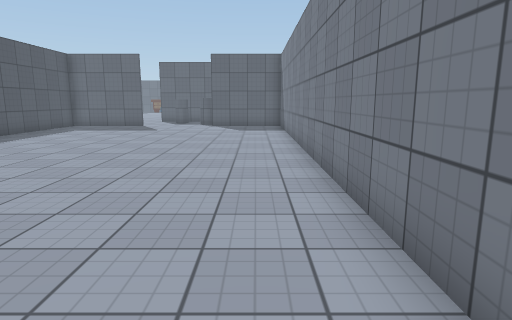
[1] (above)

17 first-person views from a walk through a 3-D level made in the Unity game engine. The camera is 1.4 m above the floor, tilts 10° down and sees 75° across. The floor is counted in squares, 1 m on a side. Each view is taken from the middle of a square. On the plan, view 1 faces up. The plan holds only what a view shows up to about 15 squares ahead; the rest is blank. The place goes on beyond the plan. The player is left out. Some animated figures are not drawn. Door leaves are left out, so doorways stand open. Some surface patterns are stand-ins.

[2]
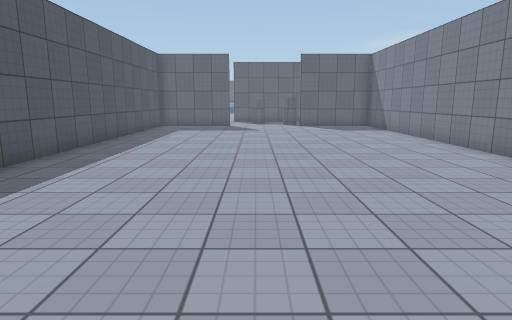

[3]
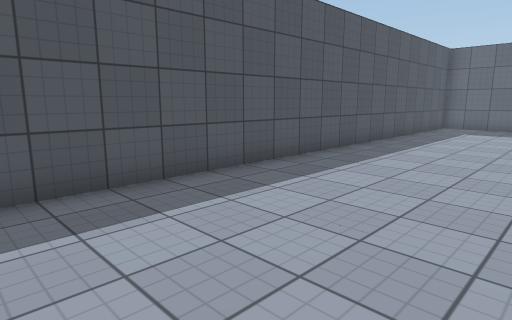

[4]
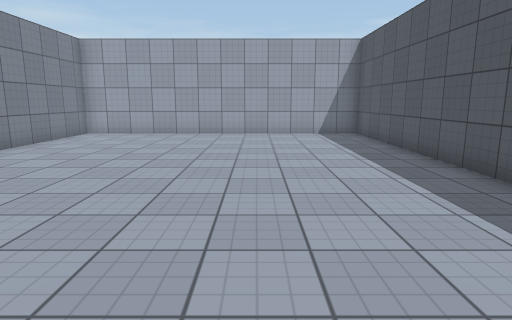

[5]
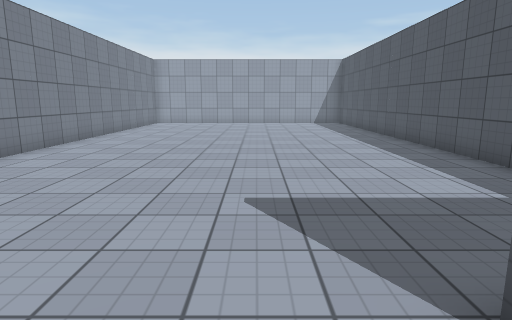

[6]
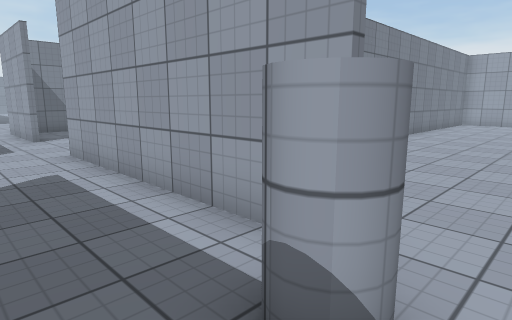

[7]
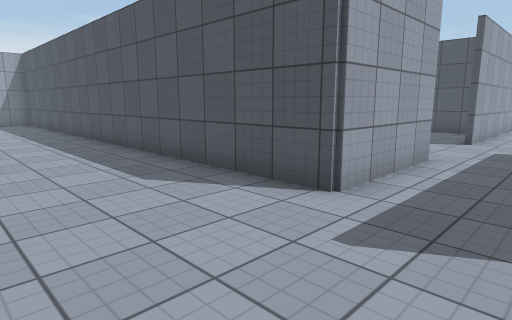

[8]
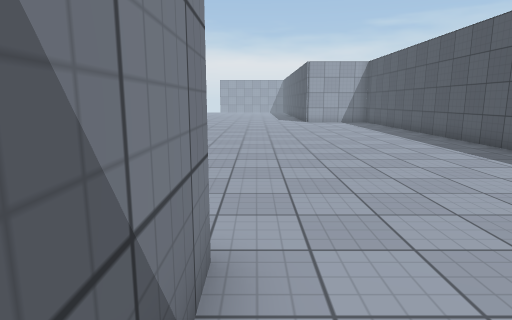

[9]
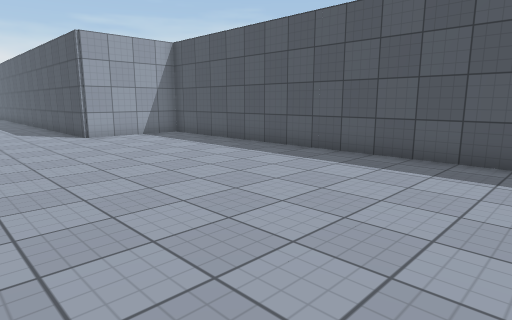

[10]
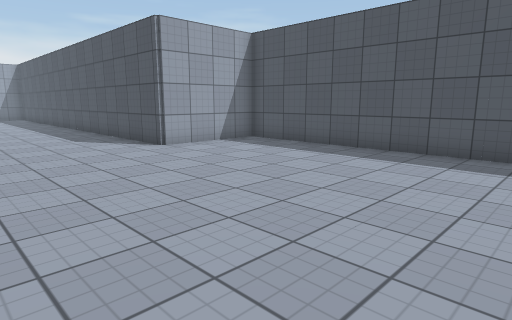

[11]
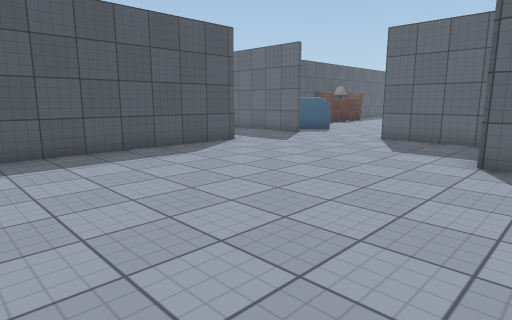

[12]
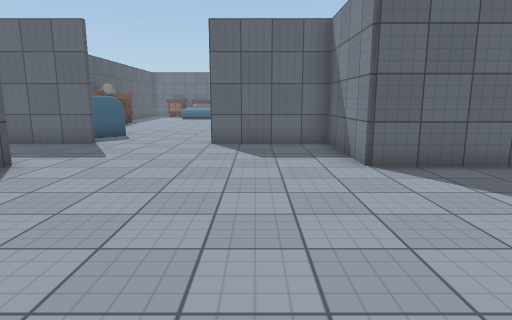

[13]
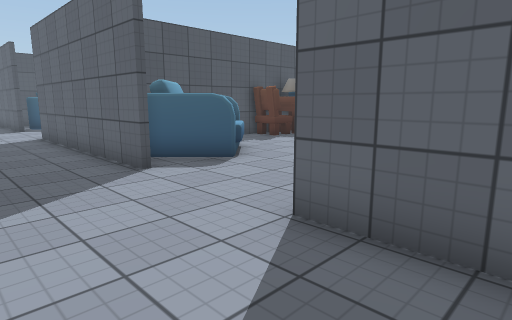

[14]
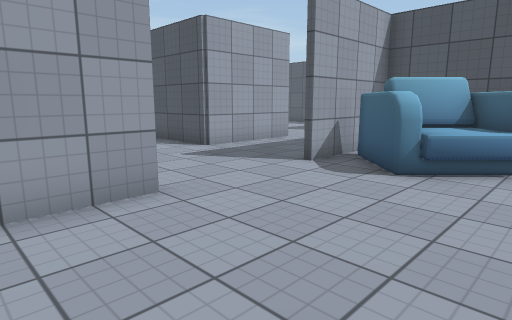

[15]
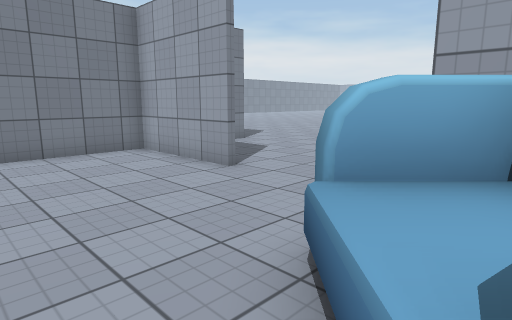

[16]
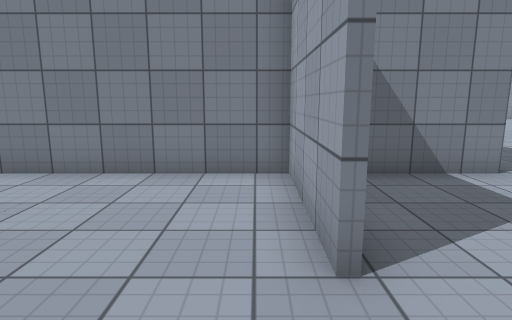

[17]
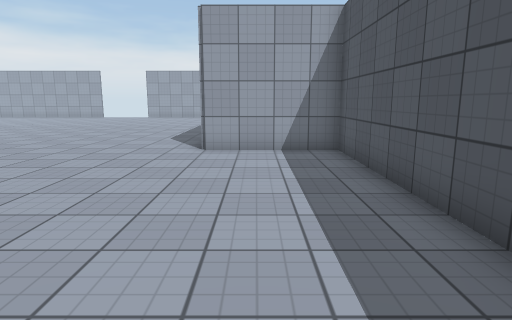

### Floor plan
Points are (right, up) in squares from view 1. A wall is a line through its corners. A room is listed if a view was taken in it or the views show most of it. See-through windows are left out.
Room 1 (views 1, 2, 3, 4)
walls: (-10.4, 16.2) (-10.4, -0.6) (1.4, -0.6) (1.4, 15.4)
ways out: open door at (-4.5, 19) to room 2
Room 2 (views 5, 6, 7, 8, 9, 10, 11, 12, 13, 17)
walls: (9.4, 19.4) (13.6, 19.4) (13.6, -0.6) (17.6, -0.6) (17.6, -7.2); (23.5, 19.2) (21.4, 19.2) (21.4, 23); (13.6, 23.2) (5.5, 23.2); (21.5, 23.2) (17.5, 23.2); (-1.5, 19.4) (5.5, 19.4)
ways out: open door at (-4.5, 19) to room 1; open door at (15.5, 23) to room 3; open door at (3.5, 23); open door at (7.5, 19)
Room 3 (views 14, 15, 16)
walls: (17.4, 23.4) (21.5, 23.4); (21.4, 23) (21.4, 28.5); (9.8, 23.4) (13.5, 23.4)
ways out: open door at (15.5, 23) to room 2
objects: other object (10, 24) to (13, 27)

Positions as (right, up) in squares from view 1, and headings:
1: (0, 0), facing up
2: (-5, 0), facing up
3: (-5, 0), facing up-left
4: (-6, 14), facing down
5: (-5, 21), facing down
6: (-4, 22), facing down-right
7: (18, 22), facing down-left
8: (21, 22), facing down
9: (22, 13), facing down-left
10: (23, 9), facing down-left
11: (23, 11), facing up-left
12: (19, 12), facing up
13: (20, 20), facing up-left
14: (20, 28), facing down-left
15: (12, 28), facing down-right
16: (15, 24), facing right
17: (16, 9), facing down
